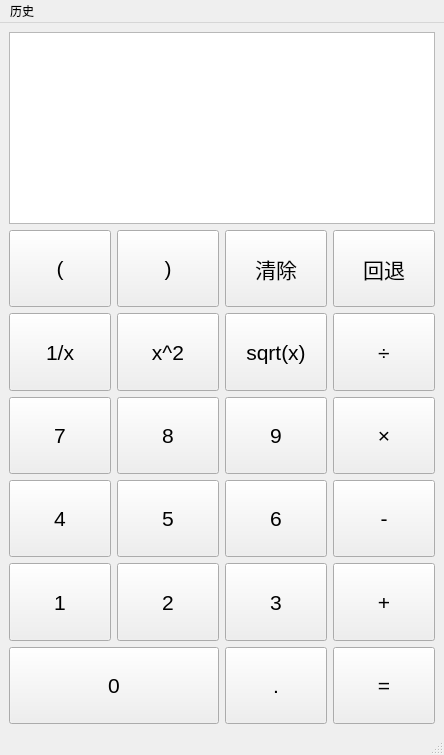
<?xml version="1.0" encoding="UTF-8"?>
<ui version="4.0">
 <class>MainWindow</class>
 <widget class="QMainWindow" name="MainWindow">
  <property name="geometry">
   <rect>
    <x>0</x>
    <y>0</y>
    <width>444</width>
    <height>755</height>
   </rect>
  </property>
  <property name="windowTitle">
   <string>计算器 - By 23301171</string>
  </property>
  <widget class="QWidget" name="centralwidget">
   <layout class="QVBoxLayout" name="verticalLayout_2">
    <item>
     <widget class="QTextEdit" name="textDisplay">
      <property name="sizePolicy">
       <sizepolicy hsizetype="Minimum" vsizetype="Minimum">
        <horstretch>0</horstretch>
        <verstretch>0</verstretch>
       </sizepolicy>
      </property>
      <property name="font">
       <font>
        <family>Arial</family>
        <pointsize>14</pointsize>
       </font>
      </property>
      <property name="readOnly">
       <bool>true</bool>
      </property>
     </widget>
    </item>
    <item>
     <layout class="QGridLayout" name="buttonsLayout">
      <item row="3" column="3">
       <widget class="QPushButton" name="crossButton">
        <property name="sizePolicy">
         <sizepolicy hsizetype="Expanding" vsizetype="Expanding">
          <horstretch>0</horstretch>
          <verstretch>0</verstretch>
         </sizepolicy>
        </property>
        <property name="font">
         <font>
          <family>Arial</family>
          <pointsize>16</pointsize>
         </font>
        </property>
        <property name="text">
         <string>×</string>
        </property>
       </widget>
      </item>
      <item row="6" column="3">
       <widget class="QPushButton" name="equalButton">
        <property name="sizePolicy">
         <sizepolicy hsizetype="Expanding" vsizetype="Expanding">
          <horstretch>0</horstretch>
          <verstretch>0</verstretch>
         </sizepolicy>
        </property>
        <property name="font">
         <font>
          <family>Arial</family>
          <pointsize>16</pointsize>
         </font>
        </property>
        <property name="text">
         <string>=</string>
        </property>
       </widget>
      </item>
      <item row="4" column="1">
       <widget class="QPushButton" name="num5Button">
        <property name="sizePolicy">
         <sizepolicy hsizetype="Expanding" vsizetype="Expanding">
          <horstretch>0</horstretch>
          <verstretch>0</verstretch>
         </sizepolicy>
        </property>
        <property name="font">
         <font>
          <family>Arial</family>
          <pointsize>16</pointsize>
         </font>
        </property>
        <property name="text">
         <string>5</string>
        </property>
       </widget>
      </item>
      <item row="3" column="1">
       <widget class="QPushButton" name="num8Button">
        <property name="sizePolicy">
         <sizepolicy hsizetype="Expanding" vsizetype="Expanding">
          <horstretch>0</horstretch>
          <verstretch>0</verstretch>
         </sizepolicy>
        </property>
        <property name="font">
         <font>
          <family>Arial</family>
          <pointsize>16</pointsize>
         </font>
        </property>
        <property name="text">
         <string>8</string>
        </property>
       </widget>
      </item>
      <item row="4" column="2">
       <widget class="QPushButton" name="num6Button">
        <property name="sizePolicy">
         <sizepolicy hsizetype="Expanding" vsizetype="Expanding">
          <horstretch>0</horstretch>
          <verstretch>0</verstretch>
         </sizepolicy>
        </property>
        <property name="font">
         <font>
          <family>Arial</family>
          <pointsize>16</pointsize>
         </font>
        </property>
        <property name="text">
         <string>6</string>
        </property>
       </widget>
      </item>
      <item row="5" column="0">
       <widget class="QPushButton" name="num1Button">
        <property name="sizePolicy">
         <sizepolicy hsizetype="Expanding" vsizetype="Expanding">
          <horstretch>0</horstretch>
          <verstretch>0</verstretch>
         </sizepolicy>
        </property>
        <property name="font">
         <font>
          <family>Arial</family>
          <pointsize>16</pointsize>
         </font>
        </property>
        <property name="text">
         <string>1</string>
        </property>
       </widget>
      </item>
      <item row="4" column="0">
       <widget class="QPushButton" name="num4Button">
        <property name="sizePolicy">
         <sizepolicy hsizetype="Expanding" vsizetype="Expanding">
          <horstretch>0</horstretch>
          <verstretch>0</verstretch>
         </sizepolicy>
        </property>
        <property name="font">
         <font>
          <family>Arial</family>
          <pointsize>16</pointsize>
         </font>
        </property>
        <property name="text">
         <string>4</string>
        </property>
       </widget>
      </item>
      <item row="2" column="1">
       <widget class="QPushButton" name="pow2Button">
        <property name="sizePolicy">
         <sizepolicy hsizetype="Expanding" vsizetype="Expanding">
          <horstretch>0</horstretch>
          <verstretch>0</verstretch>
         </sizepolicy>
        </property>
        <property name="font">
         <font>
          <family>Arial</family>
          <pointsize>16</pointsize>
         </font>
        </property>
        <property name="text">
         <string>x^2</string>
        </property>
       </widget>
      </item>
      <item row="5" column="3">
       <widget class="QPushButton" name="addButton">
        <property name="sizePolicy">
         <sizepolicy hsizetype="Expanding" vsizetype="Expanding">
          <horstretch>0</horstretch>
          <verstretch>0</verstretch>
         </sizepolicy>
        </property>
        <property name="font">
         <font>
          <family>Arial</family>
          <pointsize>16</pointsize>
         </font>
        </property>
        <property name="text">
         <string>+</string>
        </property>
       </widget>
      </item>
      <item row="2" column="2">
       <widget class="QPushButton" name="sqrtButton">
        <property name="sizePolicy">
         <sizepolicy hsizetype="Expanding" vsizetype="Expanding">
          <horstretch>0</horstretch>
          <verstretch>0</verstretch>
         </sizepolicy>
        </property>
        <property name="font">
         <font>
          <family>Arial</family>
          <pointsize>16</pointsize>
         </font>
        </property>
        <property name="text">
         <string>sqrt(x)</string>
        </property>
       </widget>
      </item>
      <item row="6" column="2">
       <widget class="QPushButton" name="dotButton">
        <property name="sizePolicy">
         <sizepolicy hsizetype="Expanding" vsizetype="Expanding">
          <horstretch>0</horstretch>
          <verstretch>0</verstretch>
         </sizepolicy>
        </property>
        <property name="font">
         <font>
          <family>Arial</family>
          <pointsize>16</pointsize>
         </font>
        </property>
        <property name="text">
         <string>.</string>
        </property>
       </widget>
      </item>
      <item row="1" column="2">
       <widget class="QPushButton" name="clearButton">
        <property name="sizePolicy">
         <sizepolicy hsizetype="Expanding" vsizetype="Expanding">
          <horstretch>0</horstretch>
          <verstretch>0</verstretch>
         </sizepolicy>
        </property>
        <property name="font">
         <font>
          <family>Arial</family>
          <pointsize>16</pointsize>
         </font>
        </property>
        <property name="text">
         <string>清除</string>
        </property>
       </widget>
      </item>
      <item row="5" column="1">
       <widget class="QPushButton" name="num2Button">
        <property name="sizePolicy">
         <sizepolicy hsizetype="Expanding" vsizetype="Expanding">
          <horstretch>0</horstretch>
          <verstretch>0</verstretch>
         </sizepolicy>
        </property>
        <property name="font">
         <font>
          <family>Arial</family>
          <pointsize>16</pointsize>
         </font>
        </property>
        <property name="text">
         <string>2</string>
        </property>
       </widget>
      </item>
      <item row="2" column="0">
       <widget class="QPushButton" name="reciprocalButton">
        <property name="sizePolicy">
         <sizepolicy hsizetype="Expanding" vsizetype="Expanding">
          <horstretch>0</horstretch>
          <verstretch>0</verstretch>
         </sizepolicy>
        </property>
        <property name="font">
         <font>
          <family>Arial</family>
          <pointsize>16</pointsize>
         </font>
        </property>
        <property name="text">
         <string>1/x</string>
        </property>
       </widget>
      </item>
      <item row="1" column="3">
       <widget class="QPushButton" name="backspaceButton">
        <property name="sizePolicy">
         <sizepolicy hsizetype="Expanding" vsizetype="Expanding">
          <horstretch>0</horstretch>
          <verstretch>0</verstretch>
         </sizepolicy>
        </property>
        <property name="font">
         <font>
          <family>Arial</family>
          <pointsize>16</pointsize>
         </font>
        </property>
        <property name="text">
         <string>回退</string>
        </property>
       </widget>
      </item>
      <item row="3" column="0">
       <widget class="QPushButton" name="num7Button">
        <property name="sizePolicy">
         <sizepolicy hsizetype="Expanding" vsizetype="Expanding">
          <horstretch>0</horstretch>
          <verstretch>0</verstretch>
         </sizepolicy>
        </property>
        <property name="font">
         <font>
          <family>Arial</family>
          <pointsize>16</pointsize>
         </font>
        </property>
        <property name="text">
         <string>7</string>
        </property>
       </widget>
      </item>
      <item row="3" column="2">
       <widget class="QPushButton" name="num9Button">
        <property name="sizePolicy">
         <sizepolicy hsizetype="Expanding" vsizetype="Expanding">
          <horstretch>0</horstretch>
          <verstretch>0</verstretch>
         </sizepolicy>
        </property>
        <property name="font">
         <font>
          <family>Arial</family>
          <pointsize>16</pointsize>
         </font>
        </property>
        <property name="text">
         <string>9</string>
        </property>
       </widget>
      </item>
      <item row="4" column="3">
       <widget class="QPushButton" name="minusButton">
        <property name="sizePolicy">
         <sizepolicy hsizetype="Expanding" vsizetype="Expanding">
          <horstretch>0</horstretch>
          <verstretch>0</verstretch>
         </sizepolicy>
        </property>
        <property name="font">
         <font>
          <family>Arial</family>
          <pointsize>16</pointsize>
         </font>
        </property>
        <property name="text">
         <string>-</string>
        </property>
       </widget>
      </item>
      <item row="5" column="2">
       <widget class="QPushButton" name="num3Button">
        <property name="sizePolicy">
         <sizepolicy hsizetype="Expanding" vsizetype="Expanding">
          <horstretch>0</horstretch>
          <verstretch>0</verstretch>
         </sizepolicy>
        </property>
        <property name="font">
         <font>
          <family>Arial</family>
          <pointsize>16</pointsize>
         </font>
        </property>
        <property name="text">
         <string>3</string>
        </property>
       </widget>
      </item>
      <item row="2" column="3">
       <widget class="QPushButton" name="divButton">
        <property name="sizePolicy">
         <sizepolicy hsizetype="Expanding" vsizetype="Expanding">
          <horstretch>0</horstretch>
          <verstretch>0</verstretch>
         </sizepolicy>
        </property>
        <property name="font">
         <font>
          <family>Arial</family>
          <pointsize>16</pointsize>
         </font>
        </property>
        <property name="text">
         <string>÷</string>
        </property>
       </widget>
      </item>
      <item row="1" column="0">
       <widget class="QPushButton" name="leftBracketButton">
        <property name="sizePolicy">
         <sizepolicy hsizetype="Expanding" vsizetype="Expanding">
          <horstretch>0</horstretch>
          <verstretch>0</verstretch>
         </sizepolicy>
        </property>
        <property name="font">
         <font>
          <family>Arial</family>
          <pointsize>16</pointsize>
         </font>
        </property>
        <property name="text">
         <string>(</string>
        </property>
       </widget>
      </item>
      <item row="1" column="1">
       <widget class="QPushButton" name="rightBracketButton">
        <property name="sizePolicy">
         <sizepolicy hsizetype="Expanding" vsizetype="Expanding">
          <horstretch>0</horstretch>
          <verstretch>0</verstretch>
         </sizepolicy>
        </property>
        <property name="font">
         <font>
          <family>Arial</family>
          <pointsize>16</pointsize>
         </font>
        </property>
        <property name="text">
         <string>)</string>
        </property>
       </widget>
      </item>
      <item row="6" column="0" colspan="2">
       <widget class="QPushButton" name="num0Button">
        <property name="sizePolicy">
         <sizepolicy hsizetype="Expanding" vsizetype="Expanding">
          <horstretch>0</horstretch>
          <verstretch>0</verstretch>
         </sizepolicy>
        </property>
        <property name="font">
         <font>
          <family>Arial</family>
          <pointsize>16</pointsize>
         </font>
        </property>
        <property name="text">
         <string>0</string>
        </property>
       </widget>
      </item>
     </layout>
    </item>
   </layout>
  </widget>
  <widget class="QMenuBar" name="menubar">
   <property name="geometry">
    <rect>
     <x>0</x>
     <y>0</y>
     <width>444</width>
     <height>33</height>
    </rect>
   </property>
   <widget class="QMenu" name="menuHistory">
    <property name="title">
     <string>历史</string>
    </property>
    <addaction name="action234"/>
   </widget>
   <addaction name="menuHistory"/>
  </widget>
  <widget class="QStatusBar" name="statusbar"/>
  <action name="action234">
   <property name="text">
    <string>显示计算历史</string>
   </property>
  </action>
 </widget>
 <resources/>
 <connections/>
</ui>
